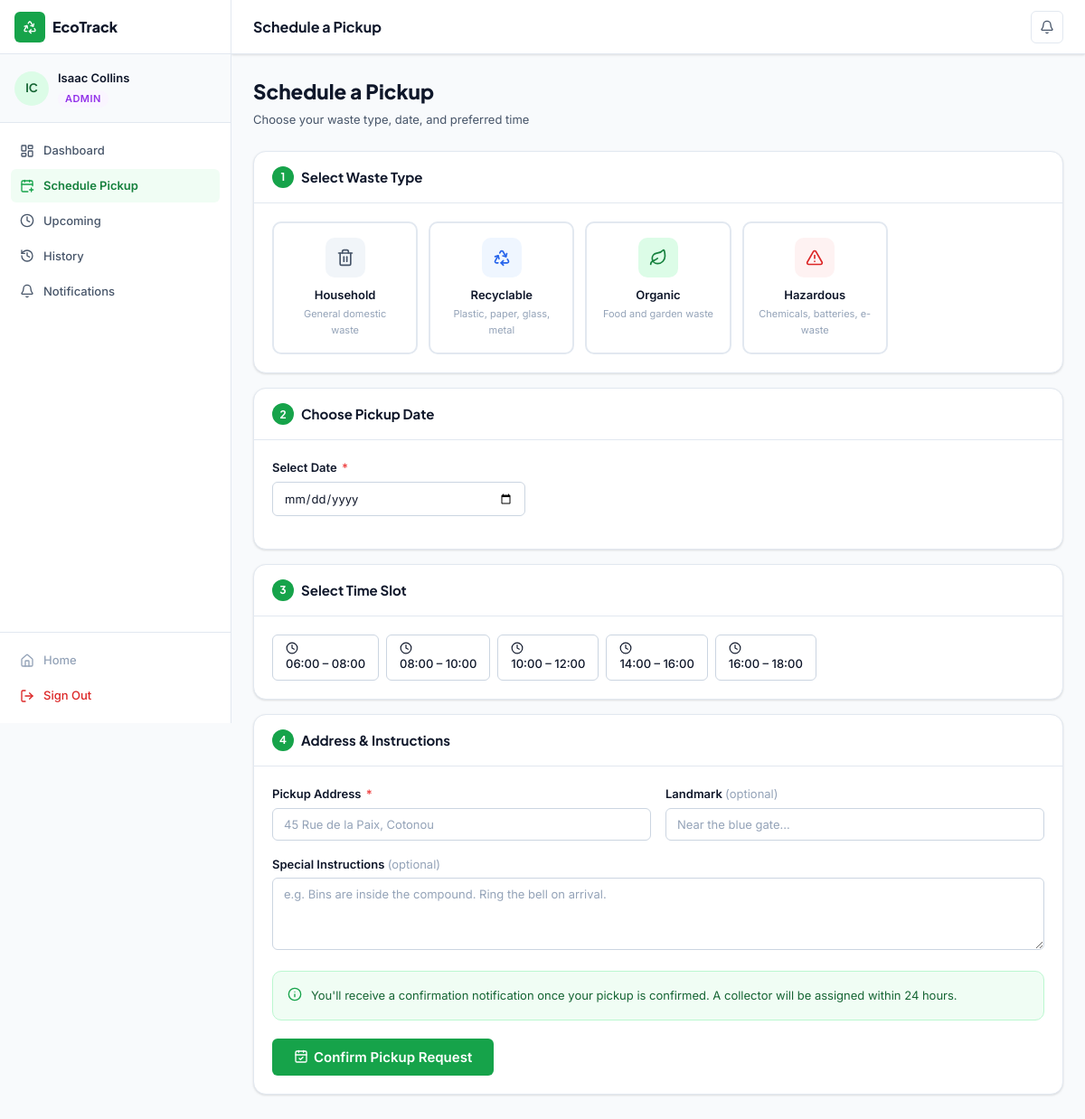
Screenshot of /resident/schedule (signed in) with the database file from the repository.
### app/models/models.py (models this page shows, shortened)
class User(db.Model, UserMixin):
    __tablename__ = 'users'
    id = db.Column(db.Integer, primary_key=True)
    full_name = db.Column(db.String(120), nullable=False)
    email = db.Column(db.String(150), unique=True, nullable=False)
    phone = db.Column(db.String(30))
    password_hash = db.Column(db.String(256), nullable=False)
    role = db.Column(db.Enum('resident', 'collector', 'admin'), nullable=False, default='resident')
    is_active = db.Column(db.Boolean, default=True)
    email_verified = db.Column(db.Boolean, default=False)
    zone = db.Column(db.String(50))          # for collectors
    created_at = db.Column(db.DateTime, default=datetime.utcnow)
    updated_at = db.Column(db.DateTime, default=datetime.utcnow, onupdate=datetime.utcnow)
    pickups_as_resident = db.relationship('PickupRequest', foreign_keys='PickupRequest.resident_id',
                                          backref='resident', lazy='dynamic')
    pickups_as_collector = db.relationship('PickupRequest', foreign_keys='PickupRequest.collector_id',
                                           backref='collector', lazy='dynamic')
    notifications = db.relationship('Notification', backref='user', lazy='dynamic')
    activity_logs = db.relationship('ActivityLog', backref='user', lazy='dynamic')
    @property
    def initials(self):
        parts = self.full_name.split()
        return ''.join(p[0].upper() for p in parts[:2])

class WasteType(db.Model):
    __tablename__ = 'waste_types'
    id = db.Column(db.Integer, primary_key=True)
    name = db.Column(db.String(80), unique=True, nullable=False)
    description = db.Column(db.String(255))
    icon = db.Column(db.String(50))          # Lucide icon name
    color_class = db.Column(db.String(50))   # CSS class
    requires_special_handling = db.Column(db.Boolean, default=False)
    pickups = db.relationship('PickupRequest', backref='waste_type_obj', lazy='dynamic')

### app/controllers/resident_controller.py (the view, shortened to what this page needs)
@resident_bp.route('/schedule', methods=['GET', 'POST'])
@login_required
@resident_required
def schedule():
    waste_types = waste_repo.get_all()
    unread = notif_repo.get_unread_count(current_user.id)
    return render_template('resident/schedule.html',
                           waste_types=waste_types,
                           time_slots=pickup_service.VALID_SLOTS,
                           unread=unread)

### app/controllers/resident_controller.py (called while the page is built)
def resident_required(f):
    @wraps(f)
    def decorated(*args, **kwargs):
        if not current_user.is_authenticated or current_user.role not in ('resident', 'admin'):
            flash('Access denied.', 'danger')
            return redirect(url_for('auth.login'))
        return f(*args, **kwargs)
    return decorated

### app/models/models.py (called while the page is built)
@login_manager.user_loader
def load_user(user_id):
    return User.query.get(int(user_id))

### app/repositories/support_repositories.py (called while the page is built)
    def get_unread_count(self, user_id: int) -> int:
        return Notification.query.filter_by(user_id=user_id, is_read=False).count()

    def get_all(self) -> list[WasteType]:
        return WasteType.query.all()

### app/templates/resident/schedule.html (shortened to what this page needs)
{% extends "dashboard_base.html" %}
{% block page_title %}Schedule a Pickup{% endblock %}
{% block notif_url %}{{ url_for('resident.notifications') }}{% endblock %}
{% block sidebar_nav %}
<a href="{{ url_for('resident.dashboard') }}" class="sidebar-item"><i data-lucide="layout-dashboard" class="icon-sm"></i><span>Dashboard</span></a>
<a href="{{ url_for('resident.schedule') }}" class="sidebar-item active"><i data-lucide="calendar-plus" class="icon-sm"></i><span>Schedule Pickup</span></a>
<a href="{{ url_for('resident.upcoming') }}" class="sidebar-item"><i data-lucide="clock" class="icon-sm"></i><span>Upcoming</span></a>
<a href="{{ url_for('resident.history') }}" class="sidebar-item"><i data-lucide="history" class="icon-sm"></i><span>History</span></a>
<a href="{{ url_for('resident.notifications') }}" class="sidebar-item"><i data-lucide="bell" class="icon-sm"></i><span>Notifications</span>
</a>
{% endblock %}
{% block content %}
<div class="page-header">
  <div>
    <div class="page-header-title">Schedule a Pickup</div>
    <div class="page-header-sub">Choose your waste type, date, and preferred time</div>
  </div>
</div>
<form method="POST" action="{{ url_for('resident.schedule') }}" id="schedule-form">
  <div class="card mb-4">
    <div class="card-header">
      <div class="card-title" style="display:flex;align-items:center;gap:8px;">
        <span style="width:24px;height:24px;background:var(--green-600);color:#fff;border-radius:50%;display:flex;align-items:center;justify-content:center;font-size:12px;font-weight:700;">1</span>
        Select Waste Type
      </div>
    </div>
    <div class="card-body">
      <div class="waste-grid">
        {% for wt in waste_types %}
        <div class="waste-card {{ wt.color_class }}" onclick="selectWaste({{ wt.id }}, this)">
          <div class="waste-card-icon">
            <i data-lucide="{{ wt.icon }}" class="icon-md"></i>
          </div>
          <div class="waste-card-name">{{ wt.name }}</div>
          <div class="waste-card-desc">{{ wt.description }}</div>
        </div>
        {% endfor %}
      </div>
    </div>
  </div>
  <div class="card mb-4">
    <div class="card-header">
      <div class="card-title" style="display:flex;align-items:center;gap:8px;">
        <span style="width:24px;height:24px;background:var(--green-600);color:#fff;border-radius:50%;display:flex;align-items:center;justify-content:center;font-size:12px;font-weight:700;">2</span>
        Choose Pickup Date
      </div>
    </div>
    <div class="card-body">
      <div class="form-group" style="max-width:280px;">
        <label class="form-label">Select Date <span class="required">*</span></label>
        <input type="date" name="pickup_date" class="form-control" required
               min="{{ now.strftime('%Y-%m-%d') }}" id="pickup-date">
      </div>
    </div>
  </div>
  <div class="card mb-4">
    <div class="card-header">
      <div class="card-title" style="display:flex;align-items:center;gap:8px;">
        <span style="width:24px;height:24px;background:var(--green-600);color:#fff;border-radius:50%;display:flex;align-items:center;justify-content:center;font-size:12px;font-weight:700;">3</span>
        Select Time Slot
      </div>
    </div>
    <div class="card-body">
      <div class="time-slots">
        {% for slot in time_slots %}
        <div class="time-slot" onclick="selectSlot('{{ slot }}', this)">
          <i data-lucide="clock" class="icon-xs" style="vertical-align:middle;"></i>
          {{ slot | timefmt }}
        </div>
        {% endfor %}
      </div>
    </div>
  </div>
  <div class="card mb-4">
    <div class="card-header">
      <div class="card-title" style="display:flex;align-items:center;gap:8px;">
        <span style="width:24px;height:24px;background:var(--green-600);color:#fff;border-radius:50%;display:flex;align-items:center;justify-content:center;font-size:12px;font-weight:700;">4</span>
        Address &amp; Instructions
      </div>
    </div>
    <div class="card-body">
      <div class="form-row">
        <div class="form-group">
          <label class="form-label">Pickup Address <span class="required">*</span></label>
          <input type="text" name="address" class="form-control" placeholder="45 Rue de la Paix, Cotonou" required>
        </div>
        <div class="form-group">
          <label class="form-label">Landmark <span style="color:var(--text-muted);font-weight:400;">(optional)</span></label>
          <input type="text" name="landmark" class="form-control" placeholder="Near the blue gate…">
        </div>
      </div>
      <div class="form-group">
        <label class="form-label">Special Instructions <span style="color:var(--text-muted);font-weight:400;">(optional)</span></label>
        <textarea name="special_instructions" class="form-control"
          placeholder="e.g. Bins are inside the compound. Ring the bell on arrival."></textarea>
      </div>
      <div style="background:var(--green-50);border:1px solid var(--green-200);border-radius:var(--radius);padding:1rem;margin-bottom:1.25rem;display:flex;gap:10px;align-items:flex-start;">
        <i data-lucide="info" class="icon-sm" style="color:var(--green-600);flex-shrink:0;margin-top:1px;"></i>
        <div style="font-size:13px;color:var(--green-800);">
          You'll receive a confirmation notification once your pickup is confirmed. A collector will be assigned within 24 hours.
        </div>
      </div>
      <button type="submit" class="btn btn-primary btn-lg">
        <i data-lucide="calendar-check" class="icon-sm"></i>
        Confirm Pickup Request
      </button>
    </div>
  </div>
</form>
{% endblock %}

### app/templates/dashboard_base.html (shortened to what this page needs)
<!DOCTYPE html>
<html lang="en">
<head>
<link rel="stylesheet" href="{{ url_for('static', filename='css/main.css') }}">
</head>
<body class="dashboard-body">
<div class="app-shell">
  <aside class="sidebar" id="sidebar">
    <div class="sidebar-header">
      <a href="{{ url_for('main.home') }}" class="sidebar-brand">
        <div class="brand-icon"><i data-lucide="recycle" class="icon-sm"></i></div>
        <span>EcoTrack</span>
      </a>
    </div>
    <div class="sidebar-user">
      <div class="user-avatar">{{ current_user.initials }}</div>
      <div class="user-info">
        <div class="user-name">{{ current_user.full_name }}</div>
        <div class="user-role role-{{ current_user.role }}">{{ current_user.role | capitalize }}</div>
      </div>
    </div>
    <nav class="sidebar-nav">
      {% block sidebar_nav %}{% endblock %}
    </nav>
    <div class="sidebar-footer">
      <a href="{{ url_for('main.home') }}" class="sidebar-item text-muted">
        <i data-lucide="home" class="icon-sm"></i>
        <span>Home</span>
      </a>
      <a href="{{ url_for('auth.logout') }}" class="sidebar-item text-danger">
        <i data-lucide="log-out" class="icon-sm"></i>
        <span>Sign Out</span>
      </a>
    </div>
  </aside>
  <div class="main-wrapper">
    <header class="topbar">
      <div class="topbar-title">{% block page_title %}{% endblock %}</div>
      <div class="topbar-actions">
        <a href="{% block notif_url %}#{% endblock %}" class="topbar-icon-btn" title="Notifications">
          <i data-lucide="bell" class="icon-sm"></i>
        </a>
      </div>
    </header>
    <main class="page-content">
      {% block content %}{% endblock %}
    </main>
  </div>
</div>
</body>
</html>

### rows the page displays
User: initials "IC", full_name "Isaac Collins", role "ADMIN"
WasteType: name "Household", description "General domestic waste"
WasteType: name "Recyclable", description "Plastic, paper, glass, metal"
WasteType: name "Organic", description "Food and garden waste"
WasteType: name "Hazardous", description "Chemicals, batteries, e-waste"

### other values shown
{{ slot | timefmt }} "06:00 – 08:00" "08:00 – 10:00" "10:00 – 12:00" "14:00 – 16:00" "16:00 – 18:00"
